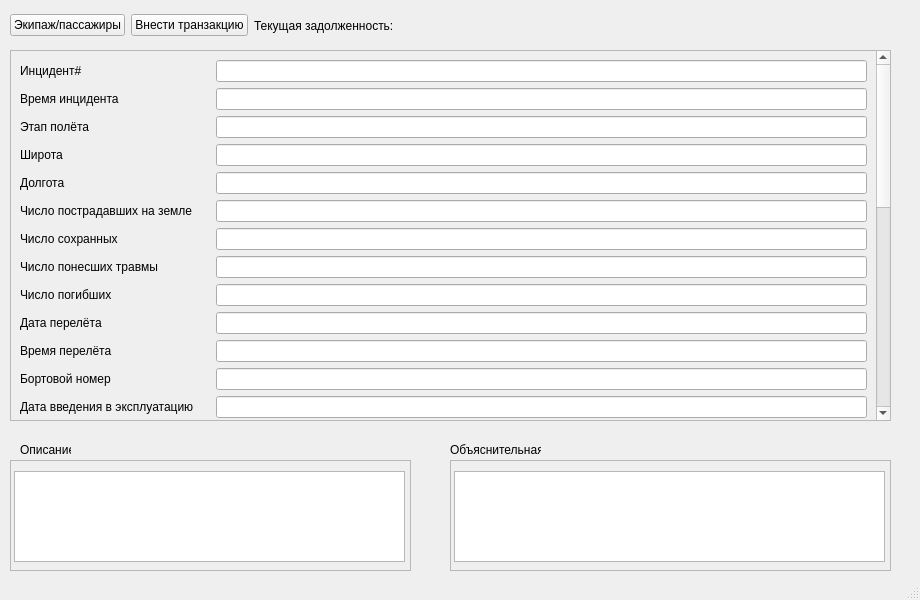
<?xml version="1.0" encoding="UTF-8"?>
<ui version="4.0">
 <class>MainWindow</class>
 <widget class="QMainWindow" name="MainWindow">
  <property name="geometry">
   <rect>
    <x>0</x>
    <y>0</y>
    <width>920</width>
    <height>600</height>
   </rect>
  </property>
  <property name="minimumSize">
   <size>
    <width>920</width>
    <height>600</height>
   </size>
  </property>
  <property name="windowTitle">
   <string>MainWindow</string>
  </property>
  <widget class="QWidget" name="centralwidget">
   <widget class="QScrollArea" name="scrollArea">
    <property name="geometry">
     <rect>
      <x>10</x>
      <y>50</y>
      <width>881</width>
      <height>371</height>
     </rect>
    </property>
    <property name="widgetResizable">
     <bool>true</bool>
    </property>
    <widget class="QWidget" name="scrollAreaWidgetContents">
     <property name="geometry">
      <rect>
       <x>0</x>
       <y>-453</y>
       <width>862</width>
       <height>822</height>
      </rect>
     </property>
     <layout class="QFormLayout" name="formLayout_2">
      <item row="0" column="0" colspan="2">
       <layout class="QFormLayout" name="data">
        <item row="0" column="0">
         <layout class="QVBoxLayout" name="lables">
          <item>
           <widget class="QLabel" name="label_4">
            <property name="text">
             <string>Инцидент#</string>
            </property>
           </widget>
          </item>
          <item>
           <widget class="QLabel" name="label_3">
            <property name="text">
             <string>Время инцидента</string>
            </property>
           </widget>
          </item>
          <item>
           <widget class="QLabel" name="label_6">
            <property name="text">
             <string>Этап полёта</string>
            </property>
           </widget>
          </item>
          <item>
           <widget class="QLabel" name="label_13">
            <property name="text">
             <string>Широта</string>
            </property>
           </widget>
          </item>
          <item>
           <widget class="QLabel" name="label_7">
            <property name="text">
             <string>Долгота</string>
            </property>
           </widget>
          </item>
          <item>
           <widget class="QLabel" name="label_5">
            <property name="text">
             <string>Число пострадавших на земле</string>
            </property>
           </widget>
          </item>
          <item>
           <widget class="QLabel" name="label_8">
            <property name="text">
             <string>Число сохранных</string>
            </property>
           </widget>
          </item>
          <item>
           <widget class="QLabel" name="label_15">
            <property name="text">
             <string>Число понесших травмы</string>
            </property>
           </widget>
          </item>
          <item>
           <widget class="QLabel" name="label_18">
            <property name="text">
             <string>Число погибших</string>
            </property>
           </widget>
          </item>
          <item>
           <widget class="QLabel" name="label_22">
            <property name="text">
             <string>Дата перелёта</string>
            </property>
           </widget>
          </item>
          <item>
           <widget class="QLabel" name="label_26">
            <property name="text">
             <string>Время перелёта</string>
            </property>
           </widget>
          </item>
          <item>
           <widget class="QLabel" name="label_32">
            <property name="text">
             <string>Бортовой номер</string>
            </property>
           </widget>
          </item>
          <item>
           <widget class="QLabel" name="label_31">
            <property name="text">
             <string>Дата введения в эксплуатацию</string>
            </property>
           </widget>
          </item>
          <item>
           <widget class="QLabel" name="label_27">
            <property name="text">
             <string>Наименование модели</string>
            </property>
           </widget>
          </item>
          <item>
           <widget class="QLabel" name="label_29">
            <property name="text">
             <string>Страна регистрации</string>
            </property>
           </widget>
          </item>
          <item>
           <widget class="QLabel" name="label_30">
            <property name="text">
             <string>Фамилия техника</string>
            </property>
           </widget>
          </item>
          <item>
           <widget class="QLabel" name="label_19">
            <property name="text">
             <string>Имя техника</string>
            </property>
           </widget>
          </item>
          <item>
           <widget class="QLabel" name="label_17">
            <property name="text">
             <string>Отчество техника</string>
            </property>
           </widget>
          </item>
          <item>
           <widget class="QLabel" name="label">
            <property name="text">
             <string>Дата рождения</string>
            </property>
           </widget>
          </item>
          <item>
           <widget class="QLabel" name="label_28">
            <property name="text">
             <string>Паспортные данные</string>
            </property>
           </widget>
          </item>
          <item>
           <widget class="QLabel" name="label_24">
            <property name="text">
             <string>Код рейса</string>
            </property>
           </widget>
          </item>
          <item>
           <widget class="QLabel" name="label_9">
            <property name="text">
             <string>Авиакомпания</string>
            </property>
           </widget>
          </item>
          <item>
           <widget class="QLabel" name="label_21">
            <property name="text">
             <string>ИКАО аэропорта отправления</string>
            </property>
           </widget>
          </item>
          <item>
           <widget class="QLabel" name="label_25">
            <property name="text">
             <string>Город отправления</string>
            </property>
           </widget>
          </item>
          <item>
           <widget class="QLabel" name="label_23">
            <property name="text">
             <string>Страна отправления</string>
            </property>
           </widget>
          </item>
          <item>
           <widget class="QLabel" name="label_20">
            <property name="text">
             <string>Название аэропорта отправления</string>
            </property>
           </widget>
          </item>
          <item>
           <widget class="QLabel" name="label_14">
            <property name="text">
             <string>ИКАО аэропорта назначения</string>
            </property>
           </widget>
          </item>
          <item>
           <widget class="QLabel" name="label_11">
            <property name="text">
             <string>Город назначения</string>
            </property>
           </widget>
          </item>
          <item>
           <widget class="QLabel" name="label_16">
            <property name="text">
             <string>Страна назначения</string>
            </property>
           </widget>
          </item>
          <item>
           <widget class="QLabel" name="label_12">
            <property name="text">
             <string>Название аэропорта назначения</string>
            </property>
           </widget>
          </item>
          <item>
           <widget class="QLabel" name="label_2">
            <property name="text">
             <string>Причина</string>
            </property>
           </widget>
          </item>
         </layout>
        </item>
        <item row="0" column="1">
         <layout class="QVBoxLayout" name="lineedits">
          <item>
           <widget class="QLineEdit" name="lineEdit_2"/>
          </item>
          <item>
           <widget class="QLineEdit" name="lineEdit"/>
          </item>
          <item>
           <widget class="QLineEdit" name="lineEdit_3"/>
          </item>
          <item>
           <widget class="QLineEdit" name="lineEdit_4"/>
          </item>
          <item>
           <widget class="QLineEdit" name="lineEdit_5"/>
          </item>
          <item>
           <widget class="QLineEdit" name="lineEdit_6"/>
          </item>
          <item>
           <widget class="QLineEdit" name="lineEdit_7"/>
          </item>
          <item>
           <widget class="QLineEdit" name="lineEdit_8"/>
          </item>
          <item>
           <widget class="QLineEdit" name="lineEdit_9"/>
          </item>
          <item>
           <widget class="QLineEdit" name="lineEdit_10"/>
          </item>
          <item>
           <widget class="QLineEdit" name="lineEdit_11"/>
          </item>
          <item>
           <widget class="QLineEdit" name="lineEdit_12"/>
          </item>
          <item>
           <widget class="QLineEdit" name="lineEdit_13"/>
          </item>
          <item>
           <widget class="QLineEdit" name="lineEdit_14"/>
          </item>
          <item>
           <widget class="QLineEdit" name="lineEdit_15"/>
          </item>
          <item>
           <widget class="QLineEdit" name="lineEdit_16"/>
          </item>
          <item>
           <widget class="QLineEdit" name="lineEdit_17"/>
          </item>
          <item>
           <widget class="QLineEdit" name="lineEdit_18"/>
          </item>
          <item>
           <widget class="QLineEdit" name="lineEdit_19"/>
          </item>
          <item>
           <widget class="QLineEdit" name="lineEdit_20"/>
          </item>
          <item>
           <widget class="QLineEdit" name="lineEdit_21"/>
          </item>
          <item>
           <widget class="QLineEdit" name="lineEdit_22"/>
          </item>
          <item>
           <widget class="QLineEdit" name="lineEdit_23"/>
          </item>
          <item>
           <widget class="QLineEdit" name="lineEdit_24"/>
          </item>
          <item>
           <widget class="QLineEdit" name="lineEdit_25"/>
          </item>
          <item>
           <widget class="QLineEdit" name="lineEdit_26"/>
          </item>
          <item>
           <widget class="QLineEdit" name="lineEdit_27"/>
          </item>
          <item>
           <widget class="QLineEdit" name="lineEdit_28"/>
          </item>
          <item>
           <widget class="QLineEdit" name="lineEdit_29"/>
          </item>
          <item>
           <widget class="QLineEdit" name="lineEdit_30"/>
          </item>
          <item>
           <widget class="QLineEdit" name="lineEdit_31"/>
          </item>
         </layout>
        </item>
       </layout>
      </item>
     </layout>
    </widget>
   </widget>
   <widget class="QWidget" name="horizontalLayoutWidget">
    <property name="geometry">
     <rect>
      <x>10</x>
      <y>10</y>
      <width>441</width>
      <height>31</height>
     </rect>
    </property>
    <layout class="QHBoxLayout" name="hbox">
     <item>
      <widget class="QPushButton" name="show_people">
       <property name="text">
        <string>Экипаж/пассажиры</string>
       </property>
      </widget>
     </item>
     <item>
      <widget class="QPushButton" name="enter_transaction">
       <property name="text">
        <string>Внести транзакцию</string>
       </property>
      </widget>
     </item>
     <item>
      <widget class="QLabel" name="label_34">
       <property name="text">
        <string>Текущая задолженность:</string>
       </property>
      </widget>
     </item>
     <item>
      <widget class="QLabel" name="sum_lbl">
       <property name="text">
        <string/>
       </property>
      </widget>
     </item>
    </layout>
   </widget>
   <widget class="QScrollArea" name="scrollArea_2">
    <property name="geometry">
     <rect>
      <x>10</x>
      <y>460</y>
      <width>401</width>
      <height>111</height>
     </rect>
    </property>
    <property name="widgetResizable">
     <bool>true</bool>
    </property>
    <widget class="QWidget" name="scrollAreaWidgetContents_2">
     <property name="geometry">
      <rect>
       <x>0</x>
       <y>0</y>
       <width>399</width>
       <height>109</height>
      </rect>
     </property>
     <widget class="QPlainTextEdit" name="description_pt">
      <property name="geometry">
       <rect>
        <x>3</x>
        <y>10</y>
        <width>391</width>
        <height>91</height>
       </rect>
      </property>
      <property name="plainText">
       <string/>
      </property>
     </widget>
    </widget>
   </widget>
   <widget class="QLabel" name="label_10">
    <property name="geometry">
     <rect>
      <x>20</x>
      <y>440</y>
      <width>51</width>
      <height>20</height>
     </rect>
    </property>
    <property name="text">
     <string>Описание</string>
    </property>
   </widget>
   <widget class="QLabel" name="label_33">
    <property name="geometry">
     <rect>
      <x>450</x>
      <y>440</y>
      <width>91</width>
      <height>20</height>
     </rect>
    </property>
    <property name="text">
     <string>Объяснительная</string>
    </property>
   </widget>
   <widget class="QScrollArea" name="scrollArea_3">
    <property name="geometry">
     <rect>
      <x>450</x>
      <y>460</y>
      <width>441</width>
      <height>111</height>
     </rect>
    </property>
    <property name="widgetResizable">
     <bool>true</bool>
    </property>
    <widget class="QWidget" name="scrollAreaWidgetContents_3">
     <property name="geometry">
      <rect>
       <x>0</x>
       <y>0</y>
       <width>439</width>
       <height>109</height>
      </rect>
     </property>
     <widget class="QPlainTextEdit" name="explanation_pt">
      <property name="geometry">
       <rect>
        <x>3</x>
        <y>10</y>
        <width>431</width>
        <height>91</height>
       </rect>
      </property>
     </widget>
    </widget>
   </widget>
  </widget>
  <widget class="QStatusBar" name="statusbar"/>
 </widget>
 <resources/>
 <connections/>
</ui>
